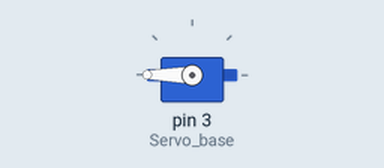
This sketch was run on a simulated Arduino Uno, built with avr-gcc and run on an emulated ATmega328P. On the bench: servo.

Above: at 0.05 s.
At 4.0 s:
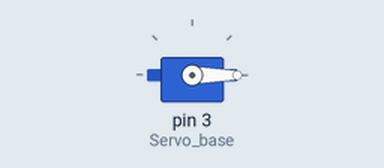
Timing chart, 0 to 5.2 s (numbered marks = the images above):
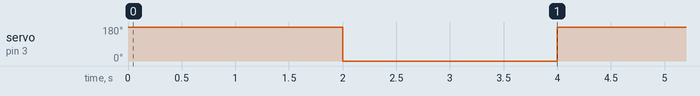

Measured:
- by itself, servo on pin 3 (Servo_base): alternates 180° for 2.0 s and 0° for 2.0 s

The sketch:

servo_base_test.ino
```cpp
#include <Servo.h>
Servo Servo_base;  //objeto
int pwm_max = 180;    //gripper abierto max
int pwm_min = 0;     //gripper cerrado min

void setup() {
  Servo_base.attach(3);  //servo en pin 2 pwm
}

void loop() {
  Servo_base.write(pwm_max);
  delay(2000);
  Servo_base.write(pwm_min);
  delay(2000);
}
```
